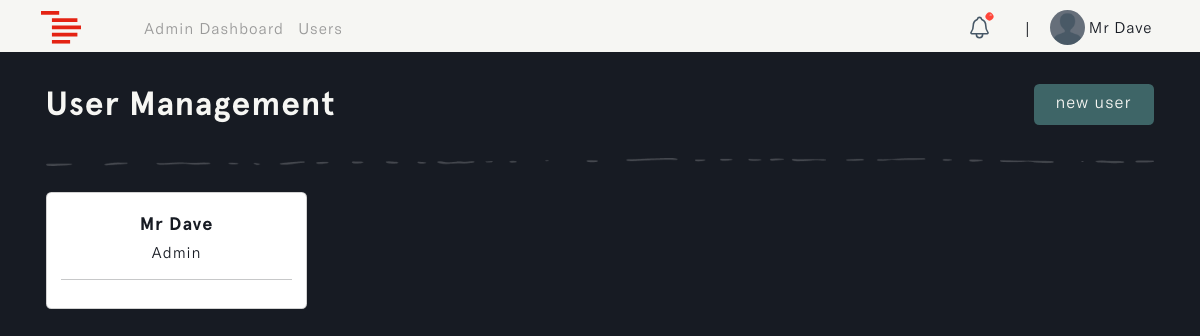
/admins/manage-users/ (signed in), run on an earlier commit of the app's database.
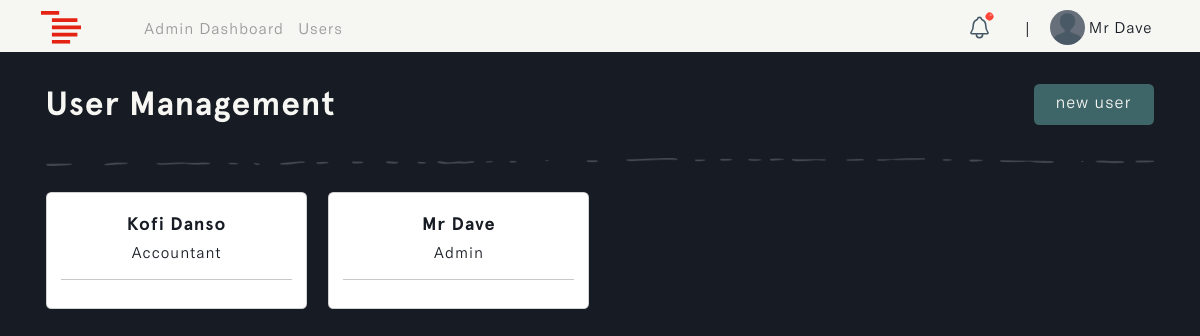
And on a later commit of the database.
### accounts/models.py (models this page shows, shortened)
class User(AbstractUser):
    ROLES = (
        ('admin', 'Admin'),
        ('accountant', 'Accountant'),
        ('manager', 'Manager'),
    )
    role = models.CharField(max_length=20, choices=ROLES, default='admin')

class Profile(models.Model):
    user = models.OneToOneField(settings.AUTH_USER_MODEL, on_delete=models.CASCADE, blank=True, null=True)
    name = models.CharField(max_length=255, unique=True)
    username = models.CharField(max_length=255, unique=True, blank=True, null=True)
    email = models.EmailField(max_length=255, unique=True)
    updated_time_stamp = models.DateTimeField(auto_now=True)
    created_time_stamp = models.DateTimeField(auto_now_add=True)
    id = models.UUIDField(default=uuid.uuid4, primary_key=True, unique=True, editable=False)

### u_admin/views.py (the view)
# urls.py: path('manage-users/', views.user_management, name='users'),
@login_required
def user_management(request):
    if request.user.role != 'admin':
        return redirect('login')
    users = Profile.objects.all()
    if request.method == 'POST':
        form = UserCreationForm(request.POST)
        if form.is_valid():
            user = form.save(commit=False)
            user.username = user.username.lower()
            user.save()
            return redirect('users')
    else:
        form = UserCreationForm()
    context = {'users': users, 'form': form}
    return render(request, 'u_admin/user_management.html', context)

### u_admin/templates/u_admin/user_management.html (shortened to what this page needs)
{% load static %}
{% load humanize %}
<!DOCTYPE html>
<html lang="en" class="js has-scroll-init has-scroll-smooth">
  <head>
    <link rel="stylesheet" href="{% static '/css/bootstrap.min.css' %}" />
    <link rel="stylesheet" href="{% static '/css/user_management.css' %}" />
  </head>
  <body
    id="pageTop"
    class="page-content"
    data-spy="scroll"
    data-target="#mainNav"
  >
    {% include 'nav.html' %}
    <main>
      <div data-scroll class="page page--layout-2" id="main">
        <div id="hero">
          <div class="container-fluid">
            <div class="hero-intro">
              <h1>
                User Management
                <button
                  data-bs-toggle="offcanvas"
                  data-bs-target="#offcanvasRight"
                  aria-controls="offcanvasRight"
                  class="px-4 btn"
                  id="new_user"
                >
                   new user
                </button>
              </h1>
              <img
                src="{% static 'images/line.png'%}"
                class="img-fluid d-flex mx-auto"
                id="page_line"
                alt="page_line"
              />
              <div class="row" id="user_cards">
                {% for user in users reversed %}
                <div class="col-md-3">
                  <div class="card">
                    <div class="card-body">
                      <h5>{{ user.name }}</h5>
                      <h6 id="user_role">
                        <span>{{ user.user.get_role_display }}</span>
                      </h6>
                      <hr id="line" />
                    </div>
                  </div>
                </div>
                {% endfor %}
              </div>
            </div>
          </div>
        </div>
      </div>
    </main>
  </body>
</html>

### templates/nav.html (shortened to what this page needs)
{% load static %}
{% load active_link_tags %}
<nav class="navbar navbar-expand-lg fixed-top menu" id="mainNav">
  <div class="container">
    <a class="navbar-brand" href="#">
      <img
        src="{% static 'images/logo.svg' %}"
        class="img-fluid"
        id="logo"
        alt="logo"
      />
    </a>
    <div class="collapse navbar-collapse" id="navbarSupportedContent">
      {% if request.user.role == 'admin' %}
      <ul class="navbar-nav me-auto mb-2 mb-lg-0 left--links">
        <li class="nav-item">
          <a
            class="nav-link {% active_link 'dashboard' %}"
            href="{% url 'dashboard' %}"
            >Admin Dashboard</a
          >
        </li>
        <li class="nav-item">
          <a class="nav-link {% active_link 'users' %}" href="{% url 'users' %}"
            >Users</a
          >
        </li>
      </ul>
      {% endif %}
      <ul class="navbar-nav mb-2 mb-lg-0" id="rightNav">
        <li class="nav-item align-self-center">
          <a class="nav-link" href="#">
            <img
              id="notification_img"
              src="{% static '/images/notifications-outline.svg' %}"
              class="img-fluid"
              alt="notification_img"
            />
            <sup
              ><img
                id="notification_dot"
                src="{% static '/images/dot.svg' %}"
                class="img-fluid"
                alt="notification_dot"
            /></sup>
          </a>
        </li>
        <li class="nav-item align-self-center" id="nav_span"><span>|</span></li>
        <li class="nav-item dropdown">
          <a class="nav-link" href="{% url 'profile' %}">
            <img
              id="profile_img"
              src="{% static '/images/default-avatar.png' %}"
              class="img-fluid rounded-circle"
              alt="profile_img"
            />
            <small>{{request.user.profile.name}}</small>
          </a>
        </li>
      </ul>
    </div>
  </div>
</nav>

### u_admin/templates/u_admin/add-new-user.html (shortened to what this page needs)
{% load static %}
{% load humanize %}

### static/css/user_management.css (style rules this page uses)
*, *::after, *::before { box-sizing: border-box; margin: 0; padding: 0; }
html, body { box-sizing: border-box; font-size: 14px; margin: 0; padding: 0; width: 100%; overflow-x: hidden; background: var(--main-color); -webkit-font-smoothing: antialiased; -moz-osx-font-smoothing: grayscale; scroll-behavior: smooth; }
a { text-decoration: none; }
.page-content { --main-color: #171b23; --text-color: #f6f6f3; --header-font: "Apercu-Bold"; --text-font: "GTAmerica-Light"; }
a { text-decoration: none; color: var(--accent-color); }
#mainNav { transform: translateY(0); transition: padding-top 0.3s, padding-bottom 0.3s; padding-top: 3px; padding-bottom: 0px; background: var(--text-color); transform: translateY(0); opacity: 1; z-index: 9; width: 100vw; }
#profile_img { width: 35px; }
#mainNav small { font-size: 1.2rem; font-family: var(--text-font); color: var(--main-color); letter-spacing: 1px; vertical-align: middle; }
#mainNav .navbar-brand { color: #8858d1; }
.left--links a { font-family: var(--text-font); color: #999; letter-spacing: 1px; font-size: 1.2rem; line-height: normal; }
#nav_span { margin-left: 12px; margin-right: 12px; }
#notification_img { width: 25px; vertical-align: middle; }
#notification_dot { width: 9px; margin-left: -28%; margin-top: -35%; }
#hero { margin-top: 7%; }
.hero-intro { margin: 3%; }
.hero-intro h1 { font-size: 4.2vh; font-family: var(--header-font); color: var(--text-color); letter-spacing: 1px; margin-bottom: 2%; }
#new_user { color: var(--text-color); letter-spacing: 1px; font-family: var(--text-font); font-size: 1.2rem; float: right; cursor: pointer; line-height: 1.4; background-color: #3e6567; transition: all 0.5s ease-in-out; }
#user_cards .card { margin-top: 10%; }
#user_cards h5 { color: var(--main-color); letter-spacing: 1px; font-family: var(--header-font); font-size: 1.3rem; text-transform: capitalize; text-align: center; margin-top: 3%; }
#user_cards h6 { color: var(--main-color); letter-spacing: 1px; font-family: var(--text-font); font-size: 1.1rem; text-align: center; }
#page_line { margin-top: 3%; }
@media (min-width: 1200px) { #mainNav small { font-size: 1.1rem; } }
@media (min-width: 1200px) { .left--links { margin-left: 4%; } }
@media (min-width: 1200px) { .left--links a { font-size: 1.1rem; } }

What changed in the data, as far as the page shows it:
added Profile: name "Kofi Danso", user.role "Accountant"
